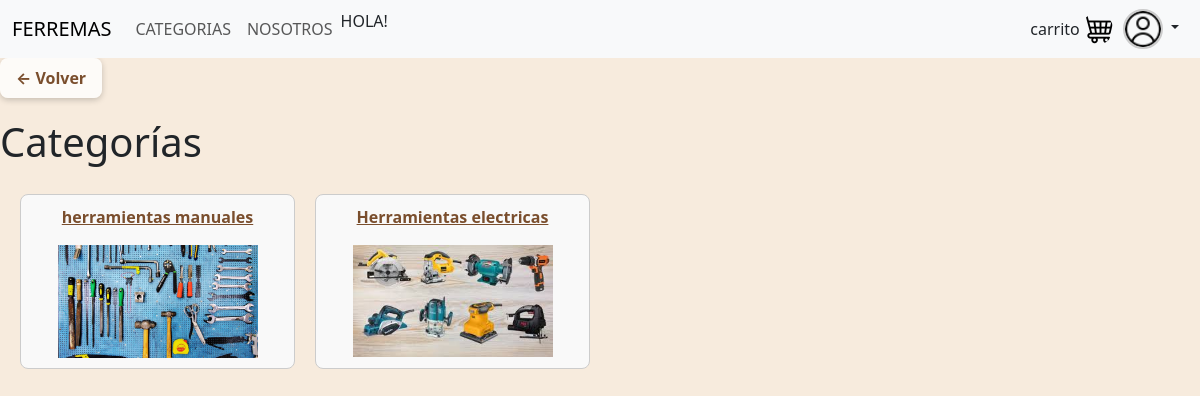
Page /Home/Categorias/ on the committed database.
### task/models.py (models this page shows, shortened)
class Categoria(models.Model):
    nombrecat = models.CharField(max_length=100, unique=True)
    descripcion = models.TextField(blank=True)
    imagen = models.ImageField(upload_to='Categoriasimg/')
    user = models.ForeignKey('auth.User', on_delete=models.CASCADE, null=True)

### task/views.py (the view)
# urls.py: path('Home/Categorias/',views.lista_categoria, name='categorias'),
def lista_categoria(request):
    categorias=Categoria.objects.all()
    return render(request, 'categorias.html', {'categorias': categorias})

### task/Templates/categorias.html (shortened to what this page needs)
{% extends 'navbar.html' %}
{% load static %}
{% block body %}
<link rel="stylesheet" href="{% static 'style.css' %}">
<a href="{% url 'Home' %}" class="btn-back">
    ← Volver
  </a>
<h1>Categorías</h1>
<div class="categoria-grid">
    {% for Categoria in categorias %}
        <div class="categoria-card">
            <a href="{% url 'detalle_categorias' Categoria.nombrecat %}" class="auth-form-title">
                <p>{{ Categoria.nombrecat }}</p>
                {% if Categoria.imagen %}
                    <img src="{{ Categoria.imagen.url }}" alt="Imagen de la categoría" width="200">
                {% else %}
                    <p>No hay imagen disponible</p>
                {% endif %}
            </a>
        </div>
    {% endfor %}
</div>
{% endblock %}

### task/static/style.css (style rules this page uses)
body { background-color: #f7ebdd; background-size: cover; background-repeat: no-repeat; }
.auth-form-title { color: #7a4e2d; font-weight: bold; margin-bottom: 20px; }
.categoria-grid { display: grid; grid-template-columns: repeat(4, 1fr); gap: 20px; padding: 20px; }
.categoria-card { border: 1px solid #ccc; border-radius: 8px; padding: 10px; text-align: center; background-color: #f9f9f9; transition: transform 0.2s; }
.btn-back { font-weight: bold; color: #7a4e2d; background-color: rgba(255, 255, 255, 0.8); padding: 8px 16px; border-radius: 8px; box-shadow: 0 2px 6px rgba(0, 0, 0, 0.2); transition: background-color 0.3s ease; z-index: 10; margin-bottom: 20px; display: inline-block; text-decoration: none; }

### rows in the picture
Categoria: nombrecat "herramientas manuales", imagen (picture)
Categoria: nombrecat "Herramientas electricas", imagen (picture)
